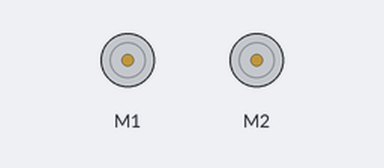
This sketch was run on a simulated Arduino Uno, built with avr-gcc and run on an emulated ATmega328P. Parts: 2 × DC motor (green arrow = forward, orange = backward, longer = faster).

Above: at 10.7 s.
Timing chart, 0 to 14.6 s (numbered marks = the images above):
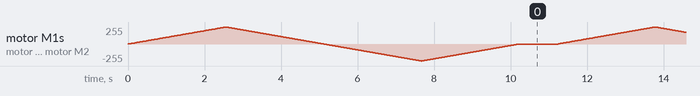

The sketch:

tes1.ino
```cpp
#include <AFMotor.h>

AF_DCMotor motor1(1);
AF_DCMotor motor2(2);

void setup()
{
  //Set initial speed of the motor & stop
  motor1.setSpeed(200);
  motor2.setSpeed(200);
  motor1.run(RELEASE);
  motor2.run(RELEASE);
}

void loop()
{
  uint8_t i;

  // Turn on motor
  motor1.run(FORWARD);
  motor2.run(FORWARD);

  // Accelerate from zero to maximum speed
  for (i=0; i<255; i++)
  {
    motor1.setSpeed(i);
    motor2.setSpeed(i);
    delay(10);
  }

  // Decelerate from maximum speed to zero
  for (i=255; i!=0; i--)
  {
    motor1.setSpeed(i);
    motor2.setSpeed(i);
    delay(10);
  }

  // Now change motor direction
  motor1.run(BACKWARD);
  motor2.run(BACKWARD);

  // Accelerate from zero to maximum speed
  for (i=0; i<255; i++)
  {
    motor1.setSpeed(i);
    motor2.setSpeed(i);
    delay(10);
  }

  // Decelerate from maximum speed to zero
  for (i=255; i!=0; i--)
  {
    motor1.setSpeed(i);
    motor2.setSpeed(i);
    delay(10);
  }

  // Now turn off motor
  motor1.run(RELEASE);
  motor2.run(RELEASE);
  delay(1000);
}
```
